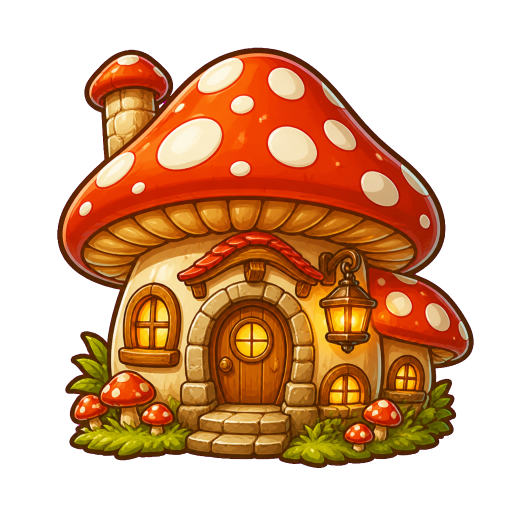
#> input picture PackOpenDemo/Assets/Art/Generated/card_c01.png, 1024 x 1024 px (shown at 1/2 size); its folder holds only this picture in this run
$ python make_card_art.py
#> lines starting #> are read from the running program, lines starting #| are printed output that depends on the picture; after the words box and inside, x2 and y2 are one past the last pixel; in counts of white or black regions, pixels touching at a corner belong together
#!/usr/bin/env python3
"""Builds the shared card art set in PackOpenDemo/Assets/Art/Final/Card.

  art_cXX.png            512x768 illustration on a baked-in background (no frame). Masked at runtime.
  card_frame_front.png   shared front frame (border + star plate), transparent opening
  card_back.png          card back (generated art) cut to the same rounded silhouette
  card_mask.png          white rounded rect = the common silhouette used by the Mask

All files share the same 512x768 canvas and corner radius so one prefab can mask any art.
Run: python3 tools/art/make_card_art.py
"""
import math
import os
from PIL import Image, ImageDraw, ImageFilter

ROOT = os.path.join(os.path.dirname(__file__), "..", "..", "PackOpenDemo", "Assets", "Art")
GEN = os.path.join(ROOT, "Generated")
OUT = os.path.join(ROOT, "Final", "Card")
W, H = 512, 768
R = 46          # outer corner radius
SS = 3          # supersampling for clean edges

# (top, bottom, glow) per card, picked to read well behind the subject
PALETTES = {
    "c01": ((92, 190, 120), (30, 110, 90), (255, 240, 170)),
    "c02": ((140, 90, 210), (50, 30, 120), (255, 170, 255)),
    "c03": ((120, 215, 110), (30, 130, 80), (255, 255, 160)),
    "c04": ((250, 190, 90), (190, 100, 40), (255, 250, 190)),
    "c05": ((70, 120, 230), (30, 40, 140), (200, 230, 255)),
    "c06": ((235, 150, 70), (130, 60, 40), (255, 230, 150)),
    "c07": ((90, 190, 230), (40, 100, 170), (255, 255, 220)),
    "c08": ((60, 70, 170), (20, 20, 90), (170, 200, 255)),
    "c09": ((255, 140, 70), (170, 40, 60), (255, 240, 150)),
    "c10": ((240, 100, 170), (110, 40, 130), (255, 210, 240)),
    "c11": ((255, 110, 60), (120, 20, 50), (255, 220, 140)),
    "c12": ((130, 200, 255), (160, 100, 230), (255, 255, 255)),
}


# [6 lines left out: function rounded_mask, not called in this run]


def lerp(a, b, t):
    return tuple(int(a[i] + (b[i] - a[i]) * t) for i in range(3))


def background(top, bottom, glow):
#> called with top = (92, 190, 120), bottom = (30, 110, 90), glow = (255, 240, 170)
    img = Image.new("RGB", (W, H))
#> img: PIL image 512x768 RGB; every value is 0
    px = img.load()
    for y in range(H):
        c = lerp(top, bottom, y / (H - 1))
        for x in range(W):
            px[x, y] = c
    # sunburst rays from the subject centre
    cx, cy = W / 2, H * 0.42
    rays = Image.new("L", (W, H), 0)
#> rays: PIL image 512x768 L; every value is 0
    d = ImageDraw.Draw(rays)
    n = 14
    for i in range(n):
        a0 = (i / n) * 2 * math.pi
        a1 = a0 + math.pi / n
        d.polygon([(cx, cy), (cx + 1200 * math.cos(a0), cy + 1200 * math.sin(a0)),
                   (cx + 1200 * math.cos(a1), cy + 1200 * math.sin(a1))], fill=38)
    rays = rays.filter(ImageFilter.GaussianBlur(3))
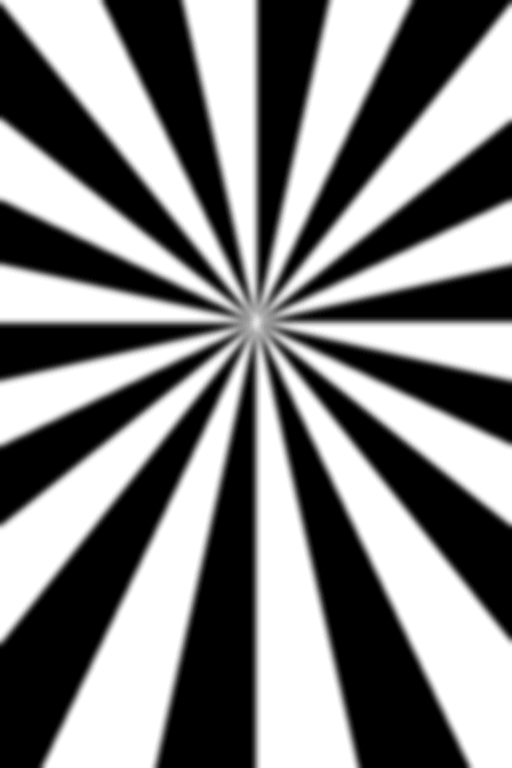
#> rays: PIL image 512x768 L; min 0, max 38, mean 19.3; drawn with min black and max white
    img = Image.composite(Image.new("RGB", (W, H), glow), img, rays)
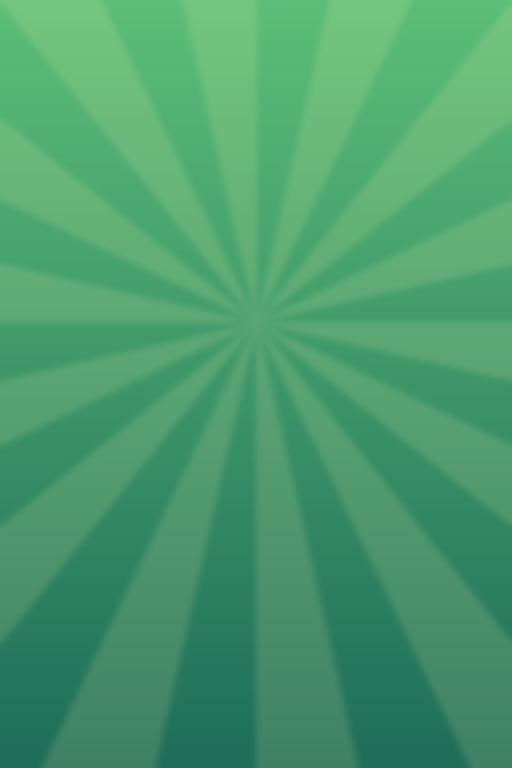
#> img: PIL image 512x768 RGB; mean R, G, B 75.3, 156.4, 109.5
    # soft radial glow
    g = Image.new("L", (W, H), 0)
    ImageDraw.Draw(g).ellipse([cx - 230, cy - 230, cx + 230, cy + 230], fill=150)
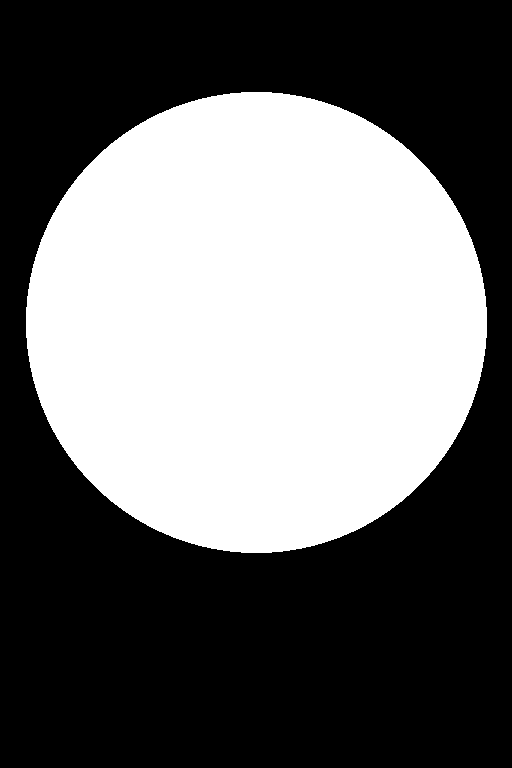
#> g: PIL image 512x768 L; values 0 (black) and 150 (white), 42.4% white; 1 white region, box (x1, y1, x2, y2) and area: (26, 92, 487, 553) 166833
    g = g.filter(ImageFilter.GaussianBlur(70))
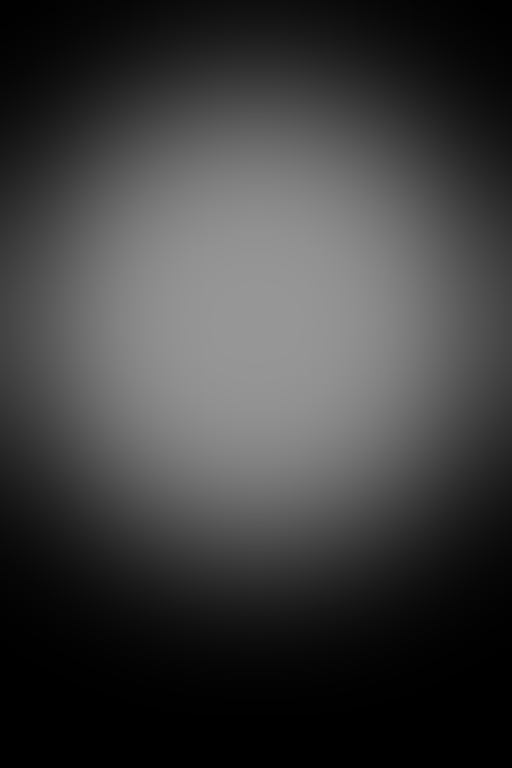
#> g: PIL image 512x768 L; min 0, max 150, mean 61.5
    img = Image.composite(Image.new("RGB", (W, H), glow), img, g)
    # vignette
    v = Image.new("L", (W, H), 0)
    ImageDraw.Draw(v).ellipse([-120, -80, W + 120, H + 80], fill=255)
#> v: PIL image 512x768 L; 99.1% white; 4 black regions, box (x1, y1, x2, y2) and area: (0, 0, 45, 44) 963, (468, 0, 512, 43) 919, (0, 725, 44, 768) 918, (469, 726, 512, 768) 875
    v = v.filter(ImageFilter.GaussianBlur(90))
    dark = Image.new("RGB", (W, H), (0, 0, 0))
    return Image.composite(img, Image.blend(img, dark, 0.45), v)


def make_art(cid):
    top, bottom, glow = PALETTES[cid]
    bg = background(top, bottom, glow).convert("RGBA")
    ill = Image.open(os.path.join(GEN, f"card_{cid}.png")).convert("RGBA")
#> ill is the input picture: PIL image 1024x1024 RGBA; mean R, G, B, A 209.6, 52.4, 133.4, 131.4
    ill = ill.crop(ill.getchannel("A").point(lambda a: 255 if a > 8 else 0).getbbox())
#> ill: PIL image 1024x929 RGBA
    box_w, box_h = 400, 440
    s = min(box_w / ill.width, box_h / ill.height)
#> s = 0.391
    ill = ill.resize((max(1, int(ill.width * s)), max(1, int(ill.height * s))), Image.LANCZOS)
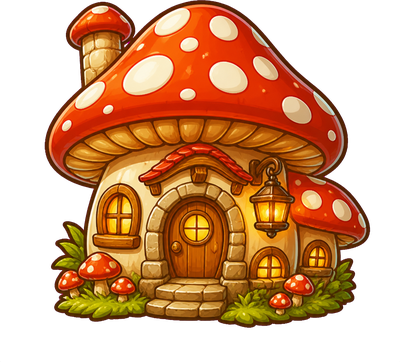
#> ill: PIL image 400x362 RGBA; mean R, G, B, A 103.4, 55, 19.8, 144.8; transparent parts drawn white
    cx, cy = W // 2, int(H * 0.42)
    x, y = cx - ill.width // 2, cy - ill.height // 2
#> x = 56; y = 141
    # ground shadow
    sh = Image.new("RGBA", (W, H), (0, 0, 0, 0))
#> sh: PIL image 512x768 RGBA; every value is 0
    ImageDraw.Draw(sh).ellipse([cx - ill.width * 0.38, y + ill.height - 22, cx + ill.width * 0.38, y + ill.height + 18],
                               fill=(0, 0, 0, 110))
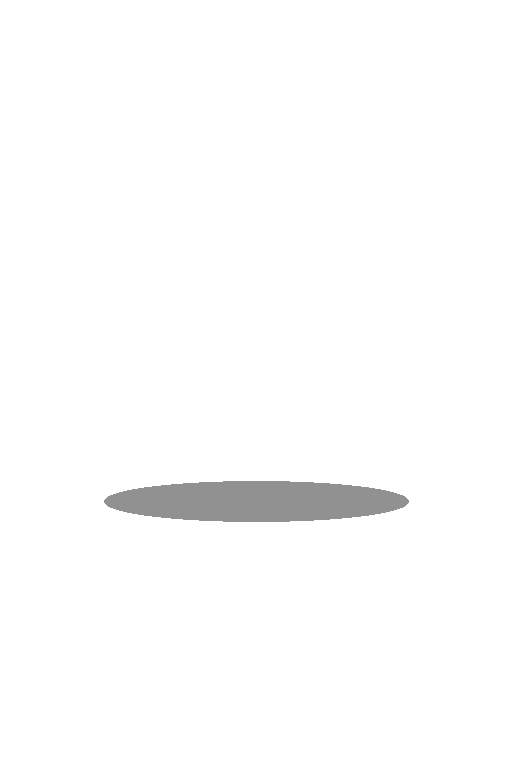
#> sh: PIL image 512x768 RGBA; mean R, G, B, A 0, 0, 0, 2.8; transparent parts drawn white
    bg.alpha_composite(sh.filter(ImageFilter.GaussianBlur(10)))
    bg.alpha_composite(ill, (x, y))
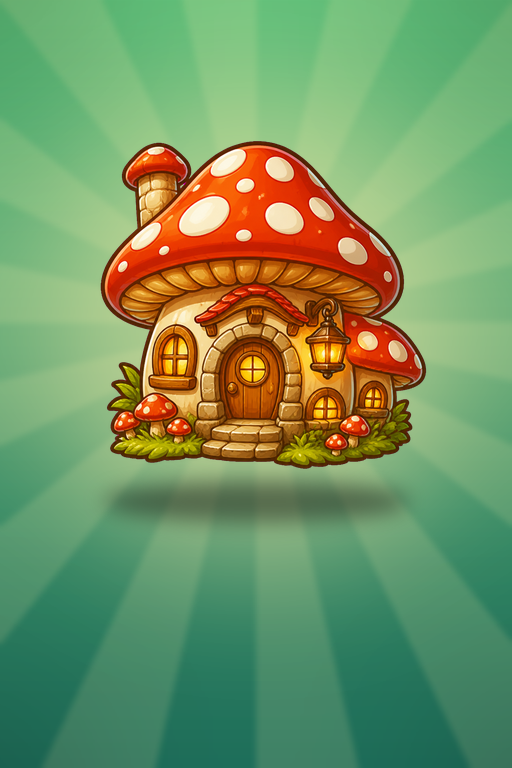
#> bg: PIL image 512x768 RGBA; mean R, G, B, A 116.5, 148.8, 98.2, 255
    return bg


# [44 lines left out: functions make_frame, make_back, not called in this run]


def main():
    os.makedirs(OUT, exist_ok=True)
    for cid in PALETTES:
        art = make_art(cid)
        art.save(os.path.join(OUT, f"art_{cid}.png"))
        print("art", cid)
    make_frame().save(os.path.join(OUT, "card_frame_front.png"))
    make_back().save(os.path.join(OUT, "card_back.png"))
    mask = Image.new("RGBA", (W, H), (255, 255, 255, 0))
    mask.putalpha(rounded_mask((W, H), 4, R - 4))
    mask.save(os.path.join(OUT, "card_mask.png"))
    # contact sheet for eyeballing
    sheet = Image.new("RGBA", (W * 4 // 2, H * 3 // 2), (40, 40, 60, 255))
    for i, cid in enumerate(PALETTES):
        a = Image.open(os.path.join(OUT, f"art_{cid}.png")).copy()
        a = Image.composite(a, Image.new("RGBA", a.size, (0, 0, 0, 0)), mask.getchannel("A"))
        a.alpha_composite(Image.open(os.path.join(OUT, "card_frame_front.png")))
        a = a.resize((W // 2, H // 2), Image.LANCZOS)
        sheet.alpha_composite(a, ((i % 4) * (W // 2), (i // 4) * (H // 2)))
    sheet.save("/tmp/card_sheet.png")
    print("done ->", os.path.abspath(OUT))


if __name__ == "__main__":
#> (the run stopped early here; a loop or call above may not have finished)
